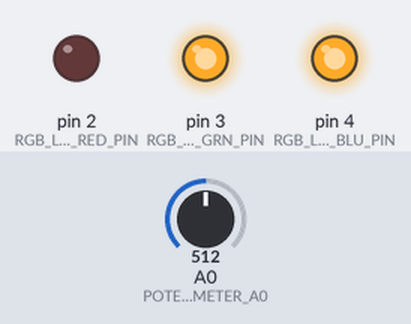
Recording of a sketch running on a simulated Arduino Uno, built with avr-gcc and run on an emulated ATmega328P. Parts: output pins drawn as LEDs (lit = HIGH). The inputs (shaded band) are chosen by the test bench; at power-on: A0 (POTENTIOMETER_A0) = 512.

Above: at 1.2 s.
1.3 s: A0 (POTENTIOMETER_A0) set to 528
At 2.1 s:
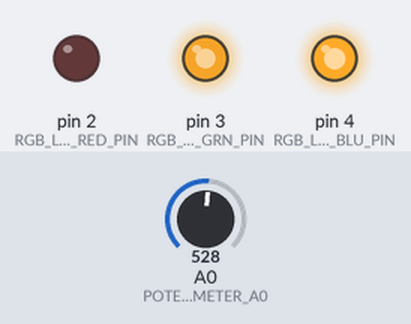
2.8 s: A0 (POTENTIOMETER_A0) set to 716
At 3.3 s:
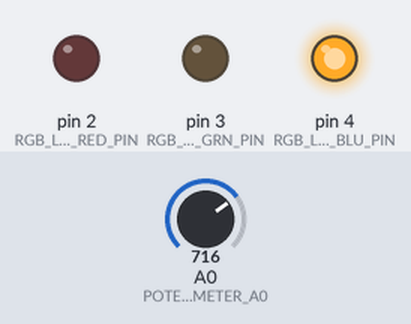
4.3 s: A0 (POTENTIOMETER_A0) set to 758
5.8 s: A0 (POTENTIOMETER_A0) set to 783
At 6.8 s:
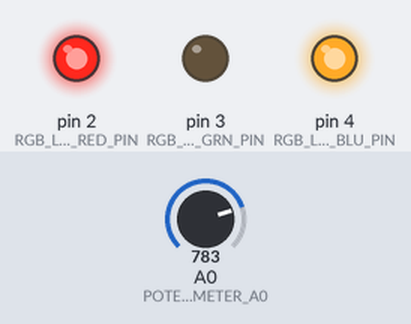
7.3 s: A0 (POTENTIOMETER_A0) set to 932
8.8 s: A0 (POTENTIOMETER_A0) set to 950
At 9.1 s:
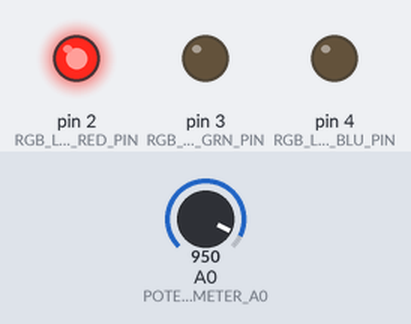
Timing chart, 0 to 11.3 s (numbered marks = the images above; inputs shaded):
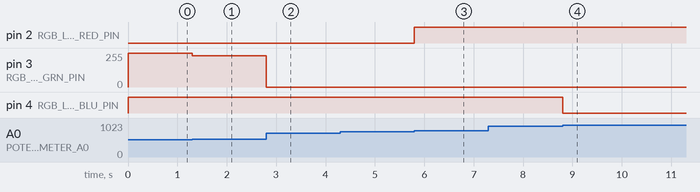

Measured:
- the behaviour switches between 772 and 773 on A0 (POTENTIOMETER_A0) (found by bisection; images 2 and 3)
- the behaviour switches between 940 and 941 on A0 (POTENTIOMETER_A0) (found by bisection; images 3 and 4)
- after the input at 1.3 s, pin 3 (RGB_LED_GRN_PIN): 255/255 → 233/255 at once
- after the input at 2.8 s, pin 3 (RGB_LED_GRN_PIN): 233/255 → 0/255 at once
- after the input at 4.3 s, every drawn part: stays the same
- after the input at 5.8 s, pin 2 (RGB_LED_RED_PIN): LOW → HIGH at once
- after the input at 7.3 s, every drawn part: stays the same
- after the input at 8.8 s, pin 4 (RGB_LED_BLU_PIN): HIGH → LOW at once

The sketch:

sketch_rgb_led_hue.ino
```cpp
#define POTENTIOMETER_A0 0

#define RGB_LED_RED_PIN 2               // D2
#define RGB_LED_GRN_PIN 3               // D3
#define RGB_LED_BLU_PIN 4               // D4

static short g_LastHueValue = 0;

static void setColorHSV(float h, float s, float v)
{
    // Convert HSV to RGB using the algorithm from
    // https://en.wikipedia.org/wiki/HSL_and_HSV#HSV_to_RGB

    float c = v * s;
    float h_prime = fmod(h / 60.0, 6);
    float x = c * (1 - fabs(fmod(h_prime, 2) - 1));
    float m = v - c;
    float r = 0, g = 0, b = 0;

    switch ((byte) h_prime) {
        case 0: r = c; g = x; b = 0; break;     // Red
        case 1: r = x; g = c; b = 0; break;     // Yellow
        case 2: r = 0; g = c; b = x; break;     // Green
        case 3: r = 0; g = x; b = c; break;     // Cyan
        case 4: r = x; g = 0; b = c; break;     // Blue
        case 5: r = c; g = 0; b = x; break;     // Magenta
    }

    // Write the RGB values to the LED pins
    analogWrite(RGB_LED_RED_PIN, (r + m) * 255);
    analogWrite(RGB_LED_GRN_PIN, (g + m) * 255);
    analogWrite(RGB_LED_BLU_PIN, (b + m) * 255);

    // NOTE:

    // This code is very slow.
    // Use https://www.vagrearg.org/content/hsvrgb instead
}

void setup()
{
    pinMode(RGB_LED_RED_PIN, OUTPUT);
    pinMode(RGB_LED_GRN_PIN, OUTPUT);
    pinMode(RGB_LED_BLU_PIN, OUTPUT);
}

void loop()
{
    short potValue = analogRead(POTENTIOMETER_A0);
    short hueValue = map(potValue, 0, 1023, 0, 359);

    if (g_LastHueValue != hueValue) {
        setColorHSV(hueValue, 1 /* 100% */, 1 /* 100% */);
        g_LastHueValue = hueValue;
    }
}
```
